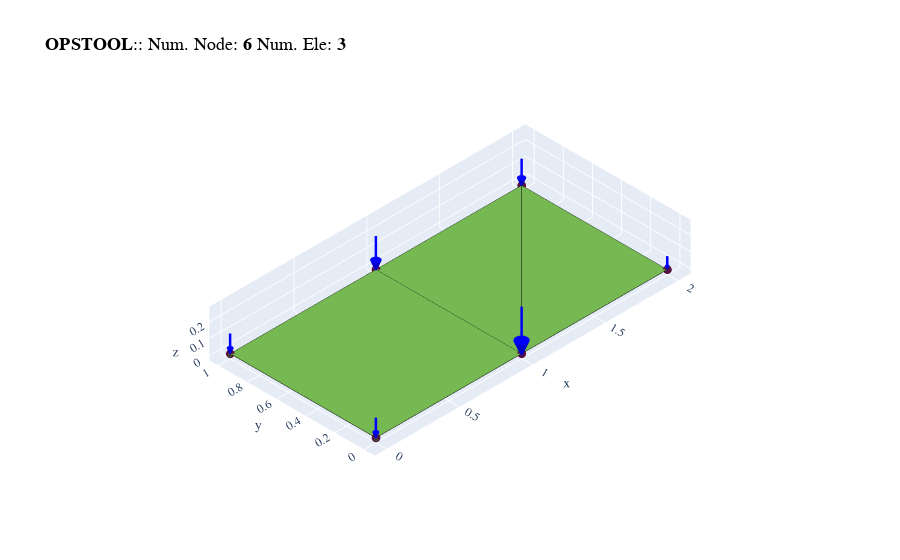

This figure's notebook cell:
### Markdown cell above
Since the surface load intensity is 1 and the total area is 2, the total load on the three elements is 2.0. The sum of the nodal loads assigned to all nodes should equal 2.0.

### Code cell
fig = opst.vis.plotly.plot_model(show_nodal_loads=True, load_scale=2)
fig.show()

### Figure 1 — Plotly figure (JSON) as saved in the notebook; plotly's stock layout.template omitted (floating-point values rounded to 4 significant figures; data arrays with more than 128 entries replaced by an {"elided": "..."} marker saying what was removed)
{"data": [{"color": "#76b852", "hoverinfo": "skip", "i": [0, 0], "j": [1, 2], "k": [2, 3], "name": "ASDShellQ4", "opacity": 1, "type": "mesh3d", "x": [0, 1, 1, 0], "y": [0, 0, 1, 1], "z": [0, 0, 0, 0]}, {"connectgaps": false, "hoverinfo": "skip", "line": {"color": "black", "width": 1}, "mode": "lines", "name": "Edge", "type": "scatter3d", "x": [0, 1, 1, 0, 0, null], "y": [0, 0, 1, 1, 0, null], "z": [0, 0, 0, 0, 0, null]}, {"color": "#76b852", "hoverinfo": "skip", "i": [0, 3], "j": [1, 4], "k": [2, 5], "name": "ASDShellT3", "opacity": 1, "type": "mesh3d", "x": [1, 2, 2, 2, 1, 1], "y": [0, 0, 1, 1, 1, 0], "z": [0, 0, 0, 0, 0, 0]}, {"connectgaps": false, "hoverinfo": "skip", "line": {"color": "black", "width": 1}, "mode": "lines", "name": "Edge", "type": "scatter3d", "x": [1, 2, 2, 1, null, 2, 1, 1, 2, null], "y": [0, 0, 1, 0, null, 1, 1, 0, 1, null], "z": [0, 0, 0, 0, null, 0, 0, 0, 0, null]}, {"customdata": ["eleTag: 1<br>connectedNodes:<br> [1 2 3 4]"], "hovertemplate": "%{customdata}", "marker": {"color": "#76b852", "size": 3, "symbol": "diamond-open"}, "mode": "markers", "name": "ASDShellQ4", "type": "scatter3d", "x": [0.5], "y": [0.5], "z": [0]}, {"customdata": ["eleTag: 2<br>connectedNodes:<br> [2 5 6]", "eleTag: 3<br>connectedNodes:<br> [6 3 2]"], "hovertemplate": "%{customdata}", "marker": {"color": "#76b852", "size": 3, "symbol": "diamond-open"}, "mode": "markers", "name": "ASDShellT3", "type": "scatter3d", "x": [1.667, 1.333], "y": [0.3333, 0.6667], "z": [0, 0]}, {"customdata": ["1", "2", "3", "4", "5", "6"], "hovertemplate": "x: %{x}<br>y: %{y}<br>z: %{z} <br>nodeTag: %{customdata}", "marker": {"color": "#580f41", "size": 3, "symbol": "circle"}, "mode": "markers", "name": "Nodes", "type": "scatter3d", "x": [0, 1, 1, 0, 2, 2], "y": [0, 0, 1, 1, 0, 1], "z": [0, 0, 0, 0, 0, 0]}, {"connectgaps": false, "hoverinfo": "skip", "line": {"color": "#15b01a", "width": 1}, "mode": "lines", "name": "BC", "type": "scatter3d", "x": [0, 0, 0, 0, 0, null, -0.01, 0.01, 0.01, -0.01, -0.01, null, -0.01, 0.01, 0.01, -0.01, -0.01, null, 0, 0, 0, 0, 0, null, -0.01, 0.01, 0.01, -0.01, -0.01, null, -0.01, 0.01, 0.01, -0.01, -0.01, null], "y": [-0.01, 0.01, 0.01, -0.01, -0.01, null, 0, 0, 0, 0, 0, null, -0.01, -0.01, 0.01, 0.01, -0.01, null, 0.99, 1.01, 1.01, 0.99, 0.99, null, 1, 1, 1, 1, 1, null, 0.99, 0.99, 1.01, 1.01, 0.99, null], "z": [0, 0, -0.02, -0.02, 0, null, 0, 0, -0.02, -0.02, 0, null, -0.01, -0.01, -0.01, -0.01, -0.01, null, 0, 0, -0.02, -0.02, 0, null, 0, 0, -0.02, -0.02, 0, null, -0.01, -0.01, -0.01, -0.01, -0.01, null]}, {"connectgaps": false, "hovertemplate": "<b>%{text}</b>", "line": {"color": "#0000ff", "width": 5}, "mode": "lines", "name": "<b>Pattern 1</b><br>Nodal Load", "text": ["0.00e+00", "0.00e+00", "0.00e+00", "0.00e+00", "0.00e+00", "0.00e+00", "0.00e+00", "0.00e+00", "0.00e+00", "0.00e+00", "0.00e+00", "0.00e+00", "0.00e+00", "0.00e+00", "0.00e+00", "0.00e+00", "0.00e+00", "0.00e+00"], "type": "scatter3d", "x": [0, 0, null, 1, 1, null, 1, 1, null, 0, 0, null, 2, 2, null, 2, 2, null], "y": [0, 0, null, 0, 0, null, 1, 1, null, 1, 1, null, 0, 0, null, 1, 1, null], "z": [0, 0, null, 0, 0, null, 0, 0, null, 0, 0, null, 0, 0, null, 0, 0, null]}, {"color": "#0000ff", "hovertemplate": "<b>%{text}", "i": {"elided": "192 int values"}, "j": {"elided": "192 int values"}, "k": {"elided": "192 int values"}, "name": "<b>Pattern 1</b><br>Nodal Load", "text": ["0.00e+00", "0.00e+00", "0.00e+00", "0.00e+00", "0.00e+00", "0.00e+00", "0.00e+00", "0.00e+00", "0.00e+00", "0.00e+00", "0.00e+00", "0.00e+00", "0.00e+00", "0.00e+00", "0.00e+00", "0.00e+00", "0.00e+00", "0.00e+00", "0.00e+00", "0.00e+00", "0.00e+00", "0.00e+00", "0.00e+00", "0.00e+00", "0.00e+00", "0.00e+00", "0.00e+00", "0.00e+00", "0.00e+00", "0.00e+00", "0.00e+00", "0.00e+00", "0.00e+00", "0.00e+00", "0.00e+00", "0.00e+00", "0.00e+00", "0.00e+00", "0.00e+00", "0.00e+00", "0.00e+00", "0.00e+00", "0.00e+00", "0.00e+00", "0.00e+00", "0.00e+00", "0.00e+00", "0.00e+00", "0.00e+00", "0.00e+00", "0.00e+00", "0.00e+00", "0.00e+00", "0.00e+00", "0.00e+00", "0.00e+00", "0.00e+00", "0.00e+00", "0.00e+00", "0.00e+00", "0.00e+00", "0.00e+00", "0.00e+00", "0.00e+00", "0.00e+00", "0.00e+00", "0.00e+00", "0.00e+00", "0.00e+00", "0.00e+00", "0.00e+00", "0.00e+00", "0.00e+00", "0.00e+00", "0.00e+00", "0.00e+00", "0.00e+00", "0.00e+00", "0.00e+00", "0.00e+00", "0.00e+00", "0.00e+00", "0.00e+00", "0.00e+00", "0.00e+00", "0.00e+00", "0.00e+00", "0.00e+00", "0.00e+00", "0.00e+00", "0.00e+00", "0.00e+00", "0.00e+00", "0.00e+00", "0.00e+00", "0.00e+00", "0.00e+00", "0.00e+00", "0.00e+00", "0.00e+00", "0.00e+00", "0.00e+00", "0.00e+00", "0.00e+00", "0.00e+00", "0.00e+00", "0.00e+00", "0.00e+00"], "type": "mesh3d", "x": [0, 0, 0, 0, 0, 0, 0, 0, 0, 0, 0, 0, 0, 0, 0, 0, 0, 0, 1, 1, 1, 1, 1, 1, 1, 1, 1, 1, 1, 1, 1, 1, 1, 1, 1, 1, 1, 1, 1, 1, 1, 1, 1, 1, 1, 1, 1, 1, 1, 1, 1, 1, 1, 1, 0, 0, 0, 0, 0, 0, 0, 0, 0, 0, 0, 0, 0, 0, 0, 0, 0, 0, 2, 2, 2, 2, 2, 2, 2, 2, 2, 2, 2, 2, 2, 2, 2, 2, 2, 2, 2, 2, 2, 2, 2, 2, 2, 2, 2, 2, 2, 2, 2, 2, 2, 2, 2, 2], "y": [0, 0, 0, 0, 0, 0, 0, 0, 0, 0, 0, 0, 0, 0, 0, 0, 0, 0, 0, 0, 0, 0, 0, 0, 0, 0, 0, 0, 0, 0, 0, 0, 0, 0, 0, 0, 1, 1, 1, 1, 1, 1, 1, 1, 1, 1, 1, 1, 1, 1, 1, 1, 1, 1, 1, 1, 1, 1, 1, 1, 1, 1, 1, 1, 1, 1, 1, 1, 1, 1, 1, 1, 0, 0, 0, 0, 0, 0, 0, 0, 0, 0, 0, 0, 0, 0, 0, 0, 0, 0, 1, 1, 1, 1, 1, 1, 1, 1, 1, 1, 1, 1, 1, 1, 1, 1, 1, 1], "z": [0, 0, 0, 0, 0, 0, 0, 0, 0, 0, 0, 0, 0, 0, 0, 0, 0, 0, 0, 0, 0, 0, 0, 0, 0, 0, 0, 0, 0, 0, 0, 0, 0, 0, 0, 0, 0, 0, 0, 0, 0, 0, 0, 0, 0, 0, 0, 0, 0, 0, 0, 0, 0, 0, 0, 0, 0, 0, 0, 0, 0, 0, 0, 0, 0, 0, 0, 0, 0, 0, 0, 0, 0, 0, 0, 0, 0, 0, 0, 0, 0, 0, 0, 0, 0, 0, 0, 0, 0, 0, 0, 0, 0, 0, 0, 0, 0, 0, 0, 0, 0, 0, 0, 0, 0, 0, 0, 0]}, {"connectgaps": false, "hovertemplate": "<b>%{text}</b>", "line": {"color": "#0000ff", "width": 5}, "mode": "lines", "name": "<b>Pattern 1</b><br>Nodal Load", "text": ["0.00e+00", "0.00e+00", "0.00e+00", "0.00e+00", "0.00e+00", "0.00e+00", "0.00e+00", "0.00e+00", "0.00e+00", "0.00e+00", "0.00e+00", "0.00e+00", "0.00e+00", "0.00e+00", "0.00e+00", "0.00e+00", "0.00e+00", "0.00e+00"], "type": "scatter3d", "x": [0, 0, null, 1, 1, null, 1, 1, null, 0, 0, null, 2, 2, null, 2, 2, null], "y": [0, 0, null, 0, 0, null, 1, 1, null, 1, 1, null, 0, 0, null, 1, 1, null], "z": [0, 0, null, 0, 0, null, 0, 0, null, 0, 0, null, 0, 0, null, 0, 0, null]}, {"color": "#0000ff", "hovertemplate": "<b>%{text}", "i": {"elided": "192 int values"}, "j": {"elided": "192 int values"}, "k": {"elided": "192 int values"}, "name": "<b>Pattern 1</b><br>Nodal Load", "text": ["0.00e+00", "0.00e+00", "0.00e+00", "0.00e+00", "0.00e+00", "0.00e+00", "0.00e+00", "0.00e+00", "0.00e+00", "0.00e+00", "0.00e+00", "0.00e+00", "0.00e+00", "0.00e+00", "0.00e+00", "0.00e+00", "0.00e+00", "0.00e+00", "0.00e+00", "0.00e+00", "0.00e+00", "0.00e+00", "0.00e+00", "0.00e+00", "0.00e+00", "0.00e+00", "0.00e+00", "0.00e+00", "0.00e+00", "0.00e+00", "0.00e+00", "0.00e+00", "0.00e+00", "0.00e+00", "0.00e+00", "0.00e+00", "0.00e+00", "0.00e+00", "0.00e+00", "0.00e+00", "0.00e+00", "0.00e+00", "0.00e+00", "0.00e+00", "0.00e+00", "0.00e+00", "0.00e+00", "0.00e+00", "0.00e+00", "0.00e+00", "0.00e+00", "0.00e+00", "0.00e+00", "0.00e+00", "0.00e+00", "0.00e+00", "0.00e+00", "0.00e+00", "0.00e+00", "0.00e+00", "0.00e+00", "0.00e+00", "0.00e+00", "0.00e+00", "0.00e+00", "0.00e+00", "0.00e+00", "0.00e+00", "0.00e+00", "0.00e+00", "0.00e+00", "0.00e+00", "0.00e+00", "0.00e+00", "0.00e+00", "0.00e+00", "0.00e+00", "0.00e+00", "0.00e+00", "0.00e+00", "0.00e+00", "0.00e+00", "0.00e+00", "0.00e+00", "0.00e+00", "0.00e+00", "0.00e+00", "0.00e+00", "0.00e+00", "0.00e+00", "0.00e+00", "0.00e+00", "0.00e+00", "0.00e+00", "0.00e+00", "0.00e+00", "0.00e+00", "0.00e+00", "0.00e+00", "0.00e+00", "0.00e+00", "0.00e+00", "0.00e+00", "0.00e+00", "0.00e+00", "0.00e+00", "0.00e+00", "0.00e+00"], "type": "mesh3d", "x": [0, 0, 0, 0, 0, 0, 0, 0, 0, 0, 0, 0, 0, 0, 0, 0, 0, 0, 1, 1, 1, 1, 1, 1, 1, 1, 1, 1, 1, 1, 1, 1, 1, 1, 1, 1, 1, 1, 1, 1, 1, 1, 1, 1, 1, 1, 1, 1, 1, 1, 1, 1, 1, 1, 0, 0, 0, 0, 0, 0, 0, 0, 0, 0, 0, 0, 0, 0, 0, 0, 0, 0, 2, 2, 2, 2, 2, 2, 2, 2, 2, 2, 2, 2, 2, 2, 2, 2, 2, 2, 2, 2, 2, 2, 2, 2, 2, 2, 2, 2, 2, 2, 2, 2, 2, 2, 2, 2], "y": [0, 0, 0, 0, 0, 0, 0, 0, 0, 0, 0, 0, 0, 0, 0, 0, 0, 0, 0, 0, 0, 0, 0, 0, 0, 0, 0, 0, 0, 0, 0, 0, 0, 0, 0, 0, 1, 1, 1, 1, 1, 1, 1, 1, 1, 1, 1, 1, 1, 1, 1, 1, 1, 1, 1, 1, 1, 1, 1, 1, 1, 1, 1, 1, 1, 1, 1, 1, 1, 1, 1, 1, 0, 0, 0, 0, 0, 0, 0, 0, 0, 0, 0, 0, 0, 0, 0, 0, 0, 0, 1, 1, 1, 1, 1, 1, 1, 1, 1, 1, 1, 1, 1, 1, 1, 1, 1, 1], "z": [0, 0, 0, 0, 0, 0, 0, 0, 0, 0, 0, 0, 0, 0, 0, 0, 0, 0, 0, 0, 0, 0, 0, 0, 0, 0, 0, 0, 0, 0, 0, 0, 0, 0, 0, 0, 0, 0, 0, 0, 0, 0, 0, 0, 0, 0, 0, 0, 0, 0, 0, 0, 0, 0, 0, 0, 0, 0, 0, 0, 0, 0, 0, 0, 0, 0, 0, 0, 0, 0, 0, 0, 0, 0, 0, 0, 0, 0, 0, 0, 0, 0, 0, 0, 0, 0, 0, 0, 0, 0, 0, 0, 0, 0, 0, 0, 0, 0, 0, 0, 0, 0, 0, 0, 0, 0, 0, 0]}, {"connectgaps": false, "hovertemplate": "<b>%{text}</b>", "line": {"color": "#0000ff", "width": 5}, "mode": "lines", "name": "<b>Pattern 1</b><br>Nodal Load", "text": ["-2.50e-01", "-2.50e-01", "-2.50e-01", "-5.83e-01", "-5.83e-01", "-5.83e-01", "-4.17e-01", "-4.17e-01", "-4.17e-01", "-2.50e-01", "-2.50e-01", "-2.50e-01", "-1.67e-01", "-1.67e-01", "-1.67e-01", "-3.33e-01", "-3.33e-01", "-3.33e-01"], "type": "scatter3d", "x": [0, 0, null, 1, 1, null, 1, 1, null, 0, 0, null, 2, 2, null, 2, 2, null], "y": [0, 0, null, 0, 0, null, 1, 1, null, 1, 1, null, 0, 0, null, 1, 1, null], "z": [0.12, 0.03429, null, 0.28, 0.08, null, 0.2, 0.05714, null, 0.12, 0.03429, null, 0.08, 0.02286, null, 0.16, 0.04571, null]}, {"color": "#0000ff", "hovertemplate": "<b>%{text}", "i": {"elided": "192 int values"}, "j": {"elided": "192 int values"}, "k": {"elided": "192 int values"}, "name": "<b>Pattern 1</b><br>Nodal Load", "text": ["-2.50e-01", "-2.50e-01", "-2.50e-01", "-2.50e-01", "-2.50e-01", "-2.50e-01", "-2.50e-01", "-2.50e-01", "-2.50e-01", "-2.50e-01", "-2.50e-01", "-2.50e-01", "-2.50e-01", "-2.50e-01", "-2.50e-01", "-2.50e-01", "-2.50e-01", "-2.50e-01", "-5.83e-01", "-5.83e-01", "-5.83e-01", "-5.83e-01", "-5.83e-01", "-5.83e-01", "-5.83e-01", "-5.83e-01", "-5.83e-01", "-5.83e-01", "-5.83e-01", "-5.83e-01", "-5.83e-01", "-5.83e-01", "-5.83e-01", "-5.83e-01", "-5.83e-01", "-5.83e-01", "-4.17e-01", "-4.17e-01", "-4.17e-01", "-4.17e-01", "-4.17e-01", "-4.17e-01", "-4.17e-01", "-4.17e-01", "-4.17e-01", "-4.17e-01", "-4.17e-01", "-4.17e-01", "-4.17e-01", "-4.17e-01", "-4.17e-01", "-4.17e-01", "-4.17e-01", "-4.17e-01", "-2.50e-01", "-2.50e-01", "-2.50e-01", "-2.50e-01", "-2.50e-01", "-2.50e-01", "-2.50e-01", "-2.50e-01", "-2.50e-01", "-2.50e-01", "-2.50e-01", "-2.50e-01", "-2.50e-01", "-2.50e-01", "-2.50e-01", "-2.50e-01", "-2.50e-01", "-2.50e-01", "-1.67e-01", "-1.67e-01", "-1.67e-01", "-1.67e-01", "-1.67e-01", "-1.67e-01", "-1.67e-01", "-1.67e-01", "-1.67e-01", "-1.67e-01", "-1.67e-01", "-1.67e-01", "-1.67e-01", "-1.67e-01", "-1.67e-01", "-1.67e-01", "-1.67e-01", "-1.67e-01", "-3.33e-01", "-3.33e-01", "-3.33e-01", "-3.33e-01", "-3.33e-01", "-3.33e-01", "-3.33e-01", "-3.33e-01", "-3.33e-01", "-3.33e-01", "-3.33e-01", "-3.33e-01", "-3.33e-01", "-3.33e-01", "-3.33e-01", "-3.33e-01", "-3.33e-01", "-3.33e-01"], "type": "mesh3d", "x": [0.01714, 0.01566, 0.01147, 0.005297, -0.001792, -0.008571, -0.01387, -0.01677, -0.01677, -0.01387, -0.008571, -0.001792, 0.005297, 0.01147, 0.01566, 0.01714, 0, 0, 1.04, 1.037, 1.027, 1.012, 0.9958, 0.98, 0.9676, 0.9609, 0.9609, 0.9676, 0.98, 0.9958, 1.012, 1.027, 1.037, 1.04, 1, 1, 1.029, 1.026, 1.019, 1.009, 0.997, 0.9857, 0.9769, 0.9721, 0.9721, 0.9769, 0.9857, 0.997, 1.009, 1.019, 1.026, 1.029, 1, 1, 0.01714, 0.01566, 0.01147, 0.005297, -0.001792, -0.008571, -0.01387, -0.01677, -0.01677, -0.01387, -0.008571, -0.001792, 0.005297, 0.01147, 0.01566, 0.01714, 0, 0, 2.011, 2.01, 2.008, 2.004, 1.999, 1.994, 1.991, 1.989, 1.989, 1.991, 1.994, 1.999, 2.004, 2.008, 2.01, 2.011, 2, 2, 2.023, 2.021, 2.015, 2.007, 1.998, 1.989, 1.982, 1.978, 1.978, 1.982, 1.989, 1.998, 2.007, 2.015, 2.021, 2.023, 2, 2], "y": [0, 0.006973, 0.01274, 0.0163, 0.01705, 0.01485, 0.01008, 0.003564, -0.003564, -0.01008, -0.01485, -0.01705, -0.0163, -0.01274, -0.006973, -4.199e-18, 0, 0, 0, 0.01627, 0.02973, 0.03804, 0.03978, 0.03464, 0.02351, 0.008316, -0.008316, -0.02351, -0.03464, -0.03978, -0.03804, -0.02973, -0.01627, -9.797e-18, 0, 0, 1, 1.012, 1.021, 1.027, 1.028, 1.025, 1.017, 1.006, 0.9941, 0.9832, 0.9753, 0.9716, 0.9728, 0.9788, 0.9884, 1, 1, 1, 1, 1.007, 1.013, 1.016, 1.017, 1.015, 1.01, 1.004, 0.9964, 0.9899, 0.9852, 0.983, 0.9837, 0.9873, 0.993, 1, 1, 1, 0, 0.004648, 0.008493, 0.01087, 0.01137, 0.009897, 0.006718, 0.002376, -0.002376, -0.006718, -0.009897, -0.01137, -0.01087, -0.008493, -0.004648, -2.799e-18, 0, 0, 1, 1.009, 1.017, 1.022, 1.023, 1.02, 1.013, 1.005, 0.9952, 0.9866, 0.9802, 0.9773, 0.9783, 0.983, 0.9907, 1, 1, 1], "z": [0.03429, 0.03429, 0.03429, 0.03429, 0.03429, 0.03429, 0.03429, 0.03429, 0.03429, 0.03429, 0.03429, 0.03429, 0.03429, 0.03429, 0.03429, 0.03429, 0.03429, -0.008571, 0.08, 0.08, 0.08, 0.08, 0.08, 0.08, 0.08, 0.08, 0.08, 0.08, 0.08, 0.08, 0.08, 0.08, 0.08, 0.08, 0.08, -0.02, 0.05714, 0.05714, 0.05714, 0.05714, 0.05714, 0.05714, 0.05714, 0.05714, 0.05714, 0.05714, 0.05714, 0.05714, 0.05714, 0.05714, 0.05714, 0.05714, 0.05714, -0.01429, 0.03429, 0.03429, 0.03429, 0.03429, 0.03429, 0.03429, 0.03429, 0.03429, 0.03429, 0.03429, 0.03429, 0.03429, 0.03429, 0.03429, 0.03429, 0.03429, 0.03429, -0.008571, 0.02286, 0.02286, 0.02286, 0.02286, 0.02286, 0.02286, 0.02286, 0.02286, 0.02286, 0.02286, 0.02286, 0.02286, 0.02286, 0.02286, 0.02286, 0.02286, 0.02286, -0.005714, 0.04571, 0.04571, 0.04571, 0.04571, 0.04571, 0.04571, 0.04571, 0.04571, 0.04571, 0.04571, 0.04571, 0.04571, 0.04571, 0.04571, 0.04571, 0.04571, 0.04571, -0.01143]}], "layout": {"autosize": true, "font": {"family": "Arial, sans-serif"}, "scene": {"aspectmode": "data", "aspectratio": {"x": 1, "y": 1, "z": 1}, "camera": {"eye": {"x": -3.5, "y": -3.5, "z": 3.5}, "projection": {"type": "orthographic"}}}, "showlegend": false, "title": {"font": {"color": "black", "family": "courier", "size": 18}, "text": "<b>OPSTOOL</b>:: Num. Node: <b>6</b> Num. Ele: <b>3</b>"}}}
